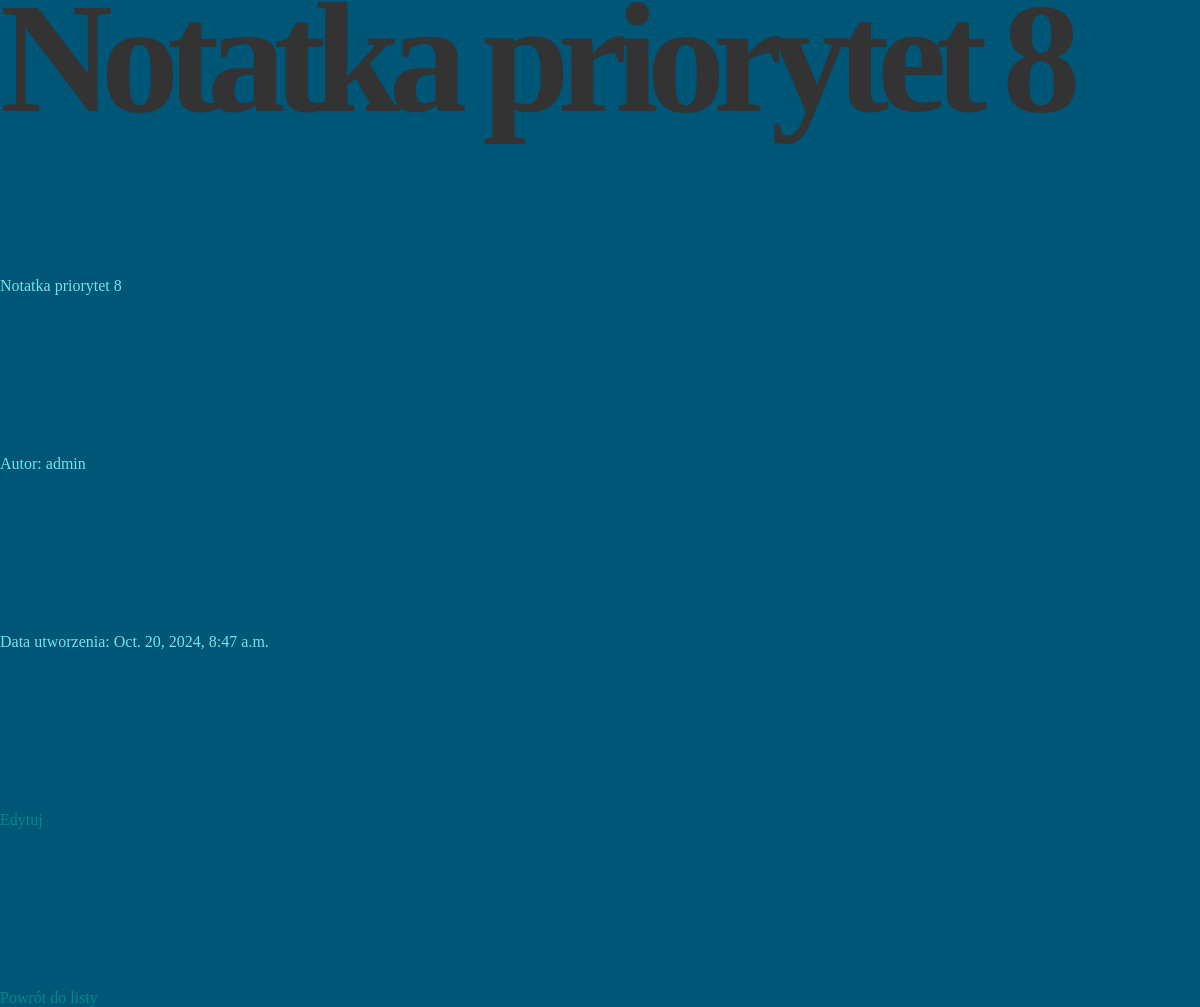
Page /notatka/15/ on the committed database.
### notatki/models.py (models this page shows, shortened)
class Note(models.Model):
    wybor_priorytetu = [(i, str(i)) for i in range(10)]
    tytul = models.CharField(max_length=200)
    tresc = models.TextField()
    priorytet = models.IntegerField(choices=wybor_priorytetu, default=0)
    data_utworzenia = models.DateTimeField(auto_now_add=True)
    autor = models.ForeignKey(User, on_delete=models.CASCADE)

### notatki/views.py (the view)
# urls.py: path('notatka/<int:pk>/', views.szczegoly_notatki, name='szczegoly_notatki'),
def szczegoly_notatki(request, pk):
    notatka = get_object_or_404(Note, pk=pk)
    return render(request, 'notatki/szczegoly_notatki.html',
                  {'notatka': notatka})

### notatki/templates/notatki/szczegoly_notatki.html (shortened to what this page needs)
<!DOCTYPE html>
<html lang="pl">
<head>
    {% load static %}
    <link rel="stylesheet" href="{% static 'notatki/style.css' %}">
</head>
<body>
<h1>{{ notatka.tytul }}</h1>
<p>{{ notatka.tresc }}</p>
<p>Autor: {{ notatka.autor }}</p>
<p>Data utworzenia: {{ notatka.data_utworzenia }}</p>
<a href="{% url 'edytuj_notatke' notatka.pk %}">Edytuj</a>
<a href="{% url 'lista_notatek' %}">Powrót do listy</a>
</body>

### notatki/static/notatki/style.css (style rules this page uses)
body { font-family: "Trebuchet MS"; }
h1 { color: #333; }
a { text-decoration: none; color: darkcyan; }

### rows in the picture
Note: tresc "Notatka priorytet 8", autor "admin", data_utworzenia "Oct. 20, 2024, 8:47 a.m."
